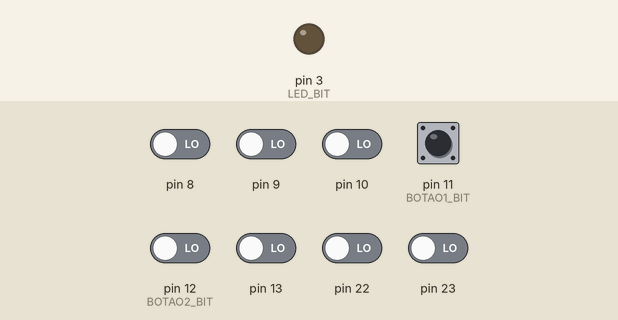
Bench run of a sketch on a simulated Arduino Uno, built with avr-gcc and run on an emulated ATmega328P. On the bench: output pins drawn as LEDs (lit = HIGH). Inputs (shaded band) come from the test bench; at power-on: pin 8–10, pin 11 (BOTAO1_BIT), pin 12 (BOTAO2_BIT), pin 13, pin 22, pin 23 LOW.

Above: at 1.2 s.
1.3 s: pin 11 (BOTAO1_BIT) pulled HIGH for 0.15 s
At 1.37 s:
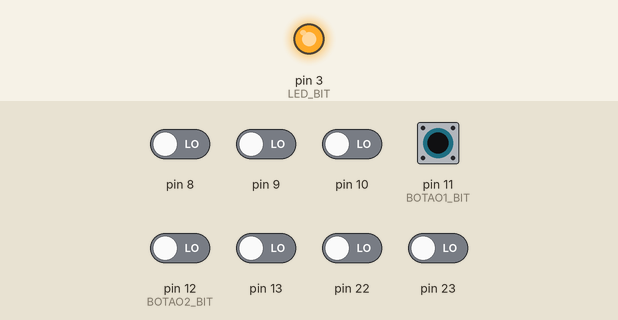
Timing chart, 0 to 4.3 s (numbered marks = the images above; inputs shaded):
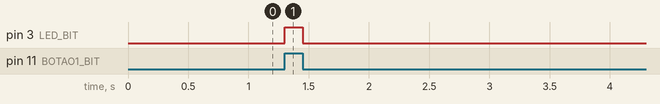

The sketch:

Q3.6.ino
```cpp
/*
3. LENDO BOTÕES

3.6 Dois botões + 1 LED: LED acende se qualquer um for pressionado; apaga se ambos forem pressionados.
 */

// - Macros de Hardware

// LED
#define LED_DDR     DDRD
#define LED_PORT    PORTD
#define LED_BIT     PD3 // Bit 3

// Botões
#define BOTAO_DDR     DDRB
#define BOTAO_PORT    PORTB
#define BOTAO_PIN_REG PINB // Registrador de Leitura

// Bits específicos
#define BOTAO1_BIT    PB3
#define BOTAO2_BIT    PB4

// - Manipulação de Bits
#define CONFIG_SAIDA(ddr, bit)   ( (ddr) |= (1 << (bit)) )
#define CONFIG_ENTRADA(ddr, bit) ( (ddr) &= ~(1 << (bit)) )
#define PIN_HIGH(port, bit)      ( (port) |= (1 << (bit)) )
#define PIN_LOW(port, bit)       ( (port) &= ~(1 << (bit)) )
#define LER_PIN(pin_reg, bit)    ( (pin_reg) & (1 << (bit)) )

void setup() {
  // LEDcomo saída e desligado
  CONFIG_SAIDA(LED_DDR, LED_BIT);
  PIN_LOW(LED_PORT, LED_BIT);

  // Botão 1 como entrada
  CONFIG_ENTRADA(BOTAO_DDR, BOTAO1_BIT);
  // Pull-up interno desligado
  PIN_LOW(BOTAO_PORT, BOTAO1_BIT);

  // Botão 2 como entrada
  CONFIG_ENTRADA(BOTAO_DDR, BOTAO2_BIT);
  // Pull-up desligado
  PIN_LOW(BOTAO_PORT, BOTAO2_BIT);
}

void loop() {
  // Lê os dois botões.
  bool estadoBotao1 = LER_PIN(BOTAO_PIN_REG, BOTAO1_BIT);
  bool estadoBotao2 = LER_PIN(BOTAO_PIN_REG, BOTAO2_BIT);

  // Lógica dos botões
  if (estadoBotao1 ^ estadoBotao2) {
    // Se APENAS UM estiver pressionado, liga o LED
    PIN_HIGH(LED_PORT, LED_BIT);
  } else {
    // Se AMBOS ou NENHUM estiverem pressionados, desliga o LED
    PIN_LOW(LED_PORT, LED_BIT);
  }

}
```

Measured:
- after the input at 1.3 s, pin 3 (LED_BIT): LOW → HIGH at once, → LOW 0.15 s later
